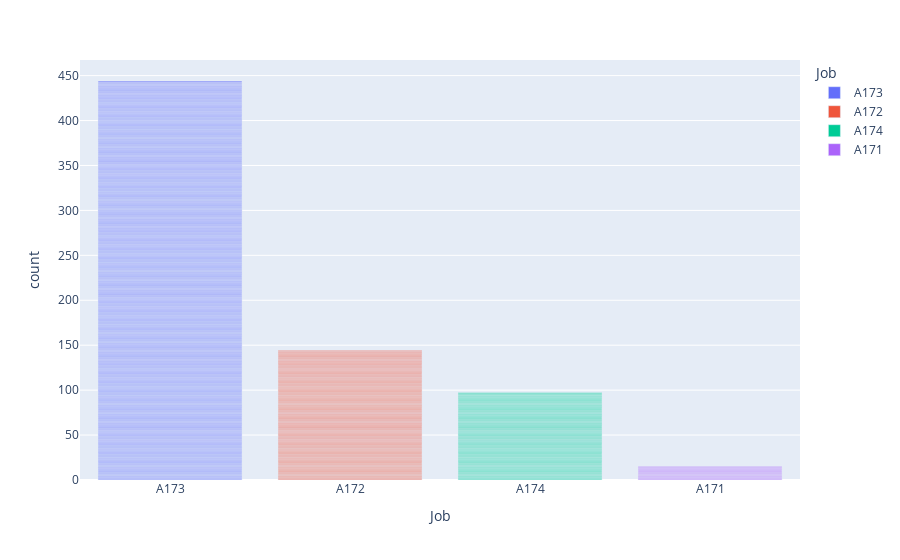

The code cell stored with this chart in its notebook:
### Code cell
PX.bar(data_frame = german_1, x = "Job", color = "Job")

### Figure 1 — Plotly figure (JSON) as saved in the notebook; plotly's stock layout.template omitted (floating-point values rounded to 4 significant figures; data arrays with more than 128 entries replaced by an {"elided": "..."} marker saying what was removed)
{"data": [{"alignmentgroup": "True", "hovertemplate": "Job=%{x}<br>count=%{y}<extra></extra>", "legendgroup": "A173", "marker": {"color": "#636efa"}, "name": "A173", "offsetgroup": "A173", "orientation": "v", "showlegend": true, "textposition": "auto", "type": "bar", "x": {"elided": "444 str values"}, "xaxis": "x", "y": {"elided": "444 int values"}, "yaxis": "y"}, {"alignmentgroup": "True", "hovertemplate": "Job=%{x}<br>count=%{y}<extra></extra>", "legendgroup": "A172", "marker": {"color": "#EF553B"}, "name": "A172", "offsetgroup": "A172", "orientation": "v", "showlegend": true, "textposition": "auto", "type": "bar", "x": {"elided": "144 str values"}, "xaxis": "x", "y": {"elided": "144 int values"}, "yaxis": "y"}, {"alignmentgroup": "True", "hovertemplate": "Job=%{x}<br>count=%{y}<extra></extra>", "legendgroup": "A174", "marker": {"color": "#00cc96"}, "name": "A174", "offsetgroup": "A174", "orientation": "v", "showlegend": true, "textposition": "auto", "type": "bar", "x": ["A174", "A174", "A174", "A174", "A174", "A174", "A174", "A174", "A174", "A174", "A174", "A174", "A174", "A174", "A174", "A174", "A174", "A174", "A174", "A174", "A174", "A174", "A174", "A174", "A174", "A174", "A174", "A174", "A174", "A174", "A174", "A174", "A174", "A174", "A174", "A174", "A174", "A174", "A174", "A174", "A174", "A174", "A174", "A174", "A174", "A174", "A174", "A174", "A174", "A174", "A174", "A174", "A174", "A174", "A174", "A174", "A174", "A174", "A174", "A174", "A174", "A174", "A174", "A174", "A174", "A174", "A174", "A174", "A174", "A174", "A174", "A174", "A174", "A174", "A174", "A174", "A174", "A174", "A174", "A174", "A174", "A174", "A174", "A174", "A174", "A174", "A174", "A174", "A174", "A174", "A174", "A174", "A174", "A174", "A174", "A174", "A174"], "xaxis": "x", "y": [1, 1, 1, 1, 1, 1, 1, 1, 1, 1, 1, 1, 1, 1, 1, 1, 1, 1, 1, 1, 1, 1, 1, 1, 1, 1, 1, 1, 1, 1, 1, 1, 1, 1, 1, 1, 1, 1, 1, 1, 1, 1, 1, 1, 1, 1, 1, 1, 1, 1, 1, 1, 1, 1, 1, 1, 1, 1, 1, 1, 1, 1, 1, 1, 1, 1, 1, 1, 1, 1, 1, 1, 1, 1, 1, 1, 1, 1, 1, 1, 1, 1, 1, 1, 1, 1, 1, 1, 1, 1, 1, 1, 1, 1, 1, 1, 1], "yaxis": "y"}, {"alignmentgroup": "True", "hovertemplate": "Job=%{x}<br>count=%{y}<extra></extra>", "legendgroup": "A171", "marker": {"color": "#ab63fa"}, "name": "A171", "offsetgroup": "A171", "orientation": "v", "showlegend": true, "textposition": "auto", "type": "bar", "x": ["A171", "A171", "A171", "A171", "A171", "A171", "A171", "A171", "A171", "A171", "A171", "A171", "A171", "A171", "A171"], "xaxis": "x", "y": [1, 1, 1, 1, 1, 1, 1, 1, 1, 1, 1, 1, 1, 1, 1], "yaxis": "y"}], "layout": {"barmode": "relative", "legend": {"title": {"text": "Job"}, "tracegroupgap": 0}, "margin": {"t": 60}, "xaxis": {"anchor": "y", "categoryarray": ["A173", "A172", "A174", "A171"], "categoryorder": "array", "domain": [0, 1], "title": {"text": "Job"}}, "yaxis": {"anchor": "x", "domain": [0, 1], "title": {"text": "count"}}}}
